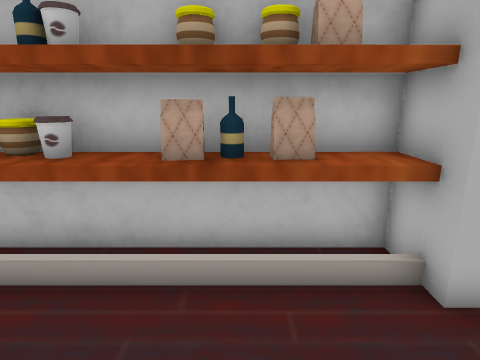
[1] (above)

17 first-person views from a walk through a scene from a Unity 3-D project. The camera is 1.5 m above the floor, tilts 14° down and sees 75° across. The floor is counted in squares, 0.5 m on a side. Each view is taken from the middle of a square. On the plan, view 1 faces up. The plan holds only what a view shows up to about 20 squares ahead; the rest is blank. Some animated figures are not drawn.

[2]
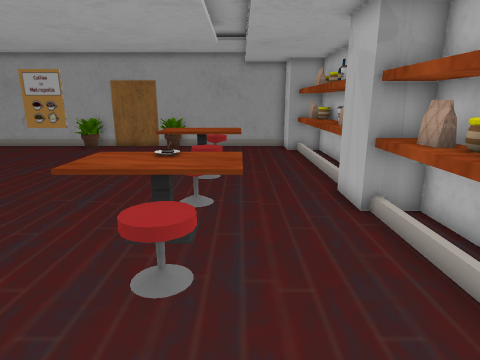

[3]
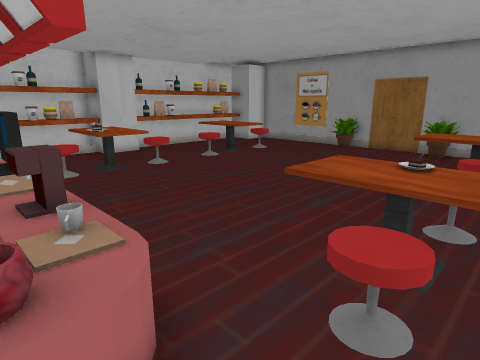

[4]
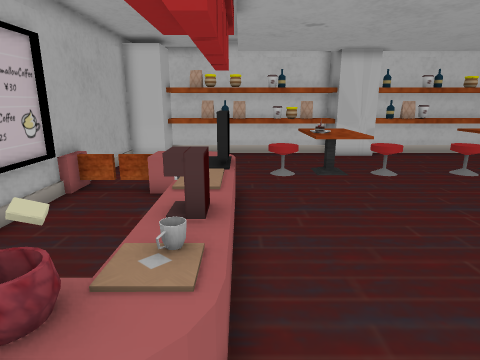

[5]
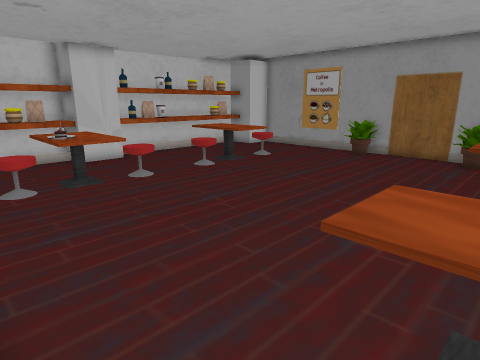

[6]
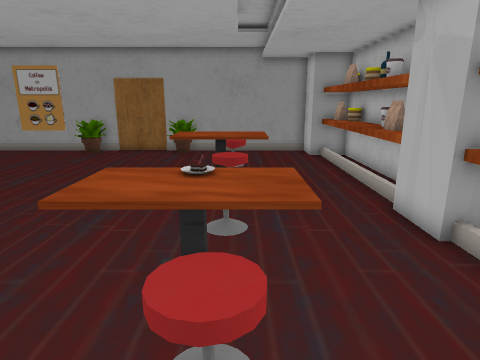

[7]
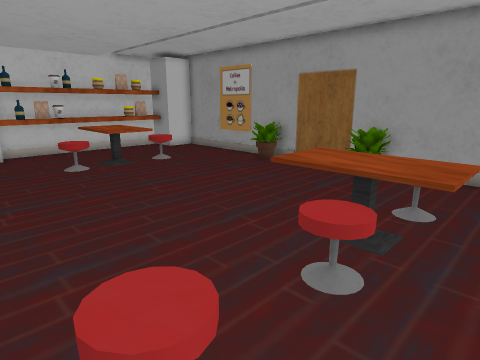

[8]
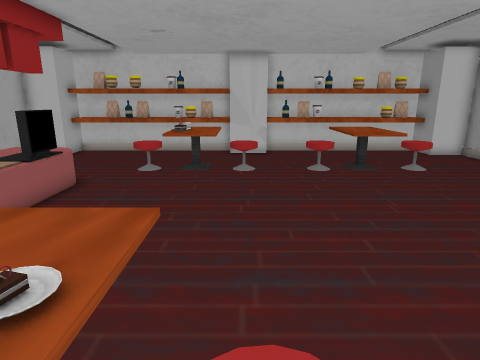

[9]
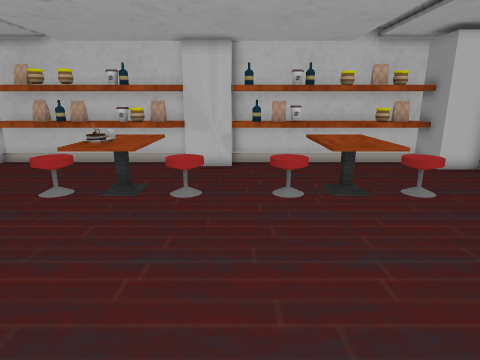

[10]
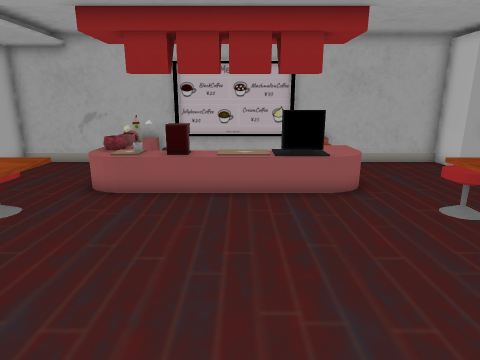

[11]
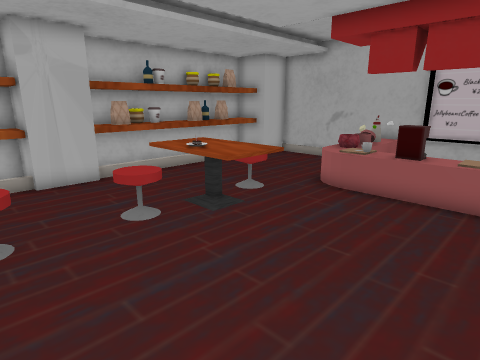

[12]
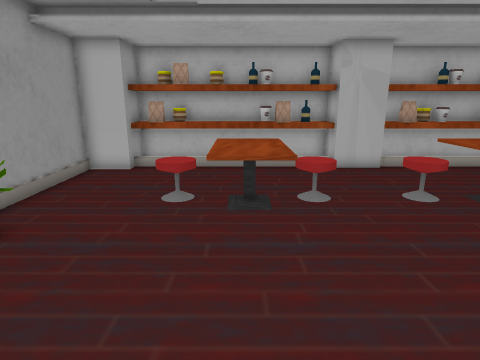

[13]
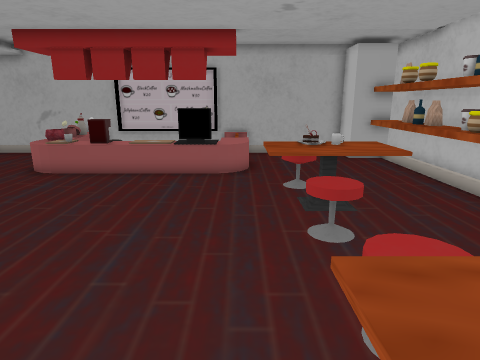

[14]
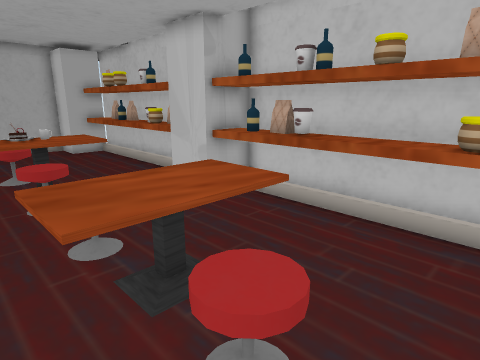

[15]
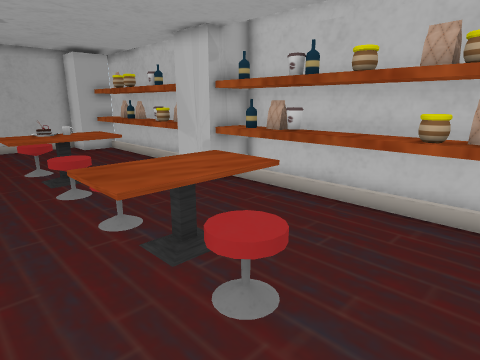

[16]
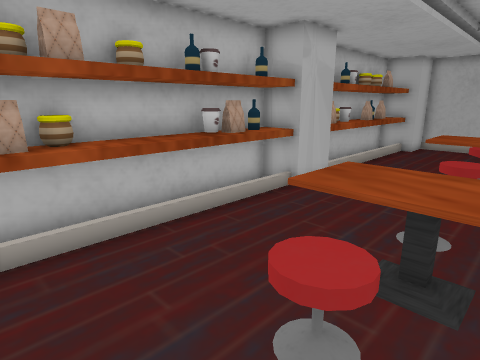

[17]
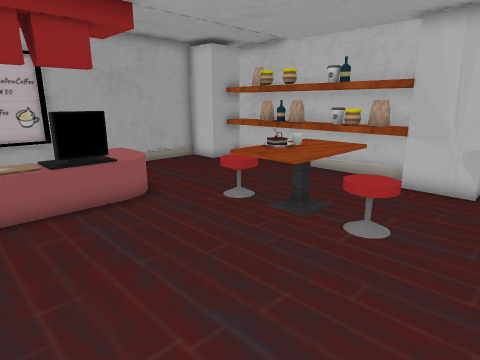

### Floor plan
Key: @ floor where view 1 was taken; # wall or solid block; . floor; = window, fence, low wall or low ledge; ^ raised ledge; S shelf; B bottle; C cup; A bag; T table; K cake; P plant; W bowl; O other object.
Columns run from 20 left of view 1 to 5 right of it. Each row starts with its distance up from view 1.
  6   ##OSSS##B#OO####S#B#S#
  5   SASSSSCABSOOSASCSABAS#
  4 ###.........OO.........###
  3 #........................#
  2 #........................#
  1 #.....TTT.....TTT........#
  0 #...OOOTTOO.OOTTTOO.@....#
 -1 #....OTTTOO.OOTKTOO.     #
 -2 #.....TTT.....TTT...^WOOO^
 -3 #P.....TT.....TTT..^OO OO#
 -4 #P.................^O  OO#
 -5 #..................^^ ...#
 -6 #..................^^ ...#
 -7 #..................^^ ...#
 -8 #..................^^ ...#
 -9 #P.................=^ ...#
-10 #P.................^^^^==#
-11 #...................^^^==#
-12 #.....TTT.....TTT........#
-13 #...OOOTTOO.OOTTKOO......#
-14 #....OTTTOO..OTOTO.......#
-15 #.....TTT.....TTT........#
-16 #........................#
-17 ###....................###
-18   #SSSSSSSSSOOSSSSSSSSS#
-19   SASSSSCABSOOSASCSABASS
-20  ###########  ###########

Positions as (right, up) in squares from view 1, and headings:
1: (0, 0), facing up
2: (2, 1), facing left
3: (1, 1), facing down-left
4: (-1, 0), facing down
5: (-1, -1), facing down-left
6: (0, 0), facing left
7: (-6, 2), facing down-left
8: (-7, 1), facing down
9: (-9, -3), facing down
10: (-11, -7), facing right
11: (-11, -8), facing up-right
12: (-13, -10), facing up
13: (-14, -11), facing right
14: (-17, -11), facing down-right
15: (-18, -10), facing down-right
16: (-18, -2), facing up-right
17: (-10, -6), facing down-right
